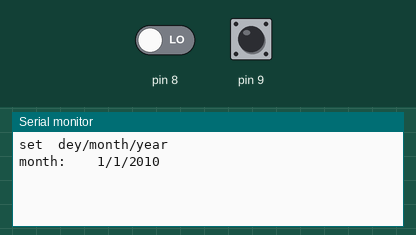
The sketch below on a simulated Arduino Uno, built with avr-gcc and run on an emulated ATmega328P. On the bench: the last lines printed to the serial monitor. The test bench sets the inputs (shaded band); at power-on: pin 9 HIGH, pin 8 LOW.

Above: at 1.2 s.
1.3 s: pin 9 pulsed LOW 2 times (0.12 s each, 0.3 s apart)
At 1.63 s:
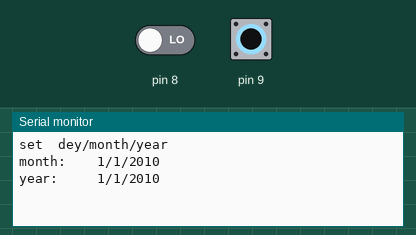
At 2.7 s:
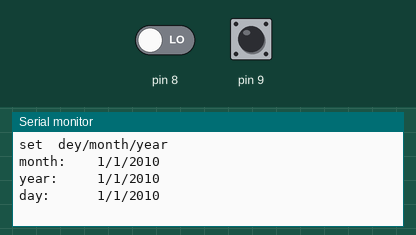

The sketch:

click_test.ino
```cpp
int up = 0;
int next = 0;
int dey = 1;
int month = 1;
int year = 2010;

void setup() {
  Serial.begin(9600);
  pinMode(8, INPUT);
  pinMode(9, INPUT);

  Serial.print("set");
  Serial.print("  ");
  Serial.print("dey");
  Serial.print("/");
  Serial.print("month");
  Serial.print("/");
  Serial.println("year");

}

void loop() {
  while (digitalRead(8)==0 && digitalRead(9)==0);
  if (digitalRead(8)==1 && next==0){
    dey++;
    if (dey>31){
      dey=1;
    }
  }
  else if (digitalRead(8)==1 && next==1){
    month++;
    if (month>12){
      month=1;
    }
  }
  else if (digitalRead(8)==1 && next==2){
    year++;
    if (year>2050){
        year=2015;
    }
  }
  else if (digitalRead(9)==1){
    next++;
    if (next>2){
      next=0;
    }
  }

if (next==0)Serial.print("day:  ");
else if (next==1) Serial.print("month:");
else Serial.print("year: ");
  Serial.print("    ");
  Serial.print(dey);
  Serial.print("/");
  Serial.print(month);
  Serial.print("/");
  Serial.println(year);

  while (digitalRead(8)==1 || digitalRead(9)==1); // כל עוד הלחצן במצב 'לחוץ' המתן
}
```

Measured:
- after the input at 1.3 s, the serial monitor: prints a new line after 0.12 s (image 1)
